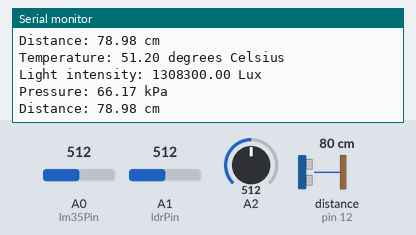
The program below on a simulated Arduino Uno, built with avr-gcc and run on an emulated ATmega328P. Parts: the last lines printed to the serial monitor. Wiring (inferred from the names in the program): ultrasonic range finder: trigger pin 13; echo pin 12. The test bench sets the inputs (shaded band); at power-on: distance to the obstacle (sensor on pin 12) 80 cm, A0 (lm35Pin) = 512, A1 (ldrPin) = 512, A2 = 512. The echo pulse lasts 58.3 µs per cm.

Above: at 3.8 s.
3.9 s: distance to the obstacle (sensor on pin 12) set to 2 cm
At 7.4 s:
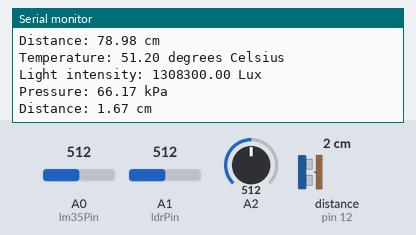
7.9 s: A0 (lm35Pin) set to 716
11.9 s: A1 (ldrPin) set to 716
At 13.0 s:
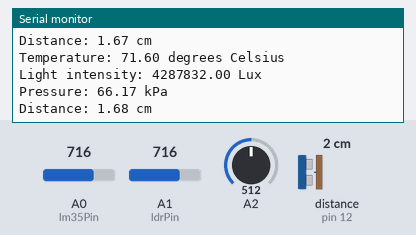
15.9 s: A2 set to 716
At 19.6 s:
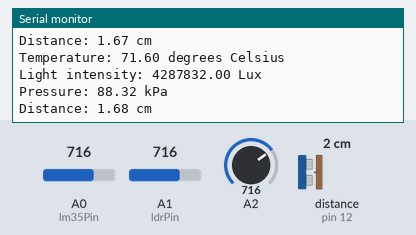
19.9 s: distance to the obstacle (sensor on pin 12) set to 4 cm
At 22.5 s:
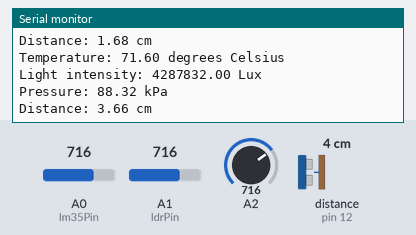
23.9 s: A0 (lm35Pin) set to 992
At 25.3 s:
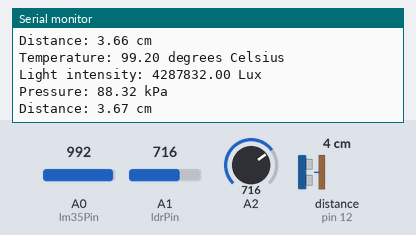
Timing chart, 0 to 26.9 s (numbered marks = the images above; inputs shaded):
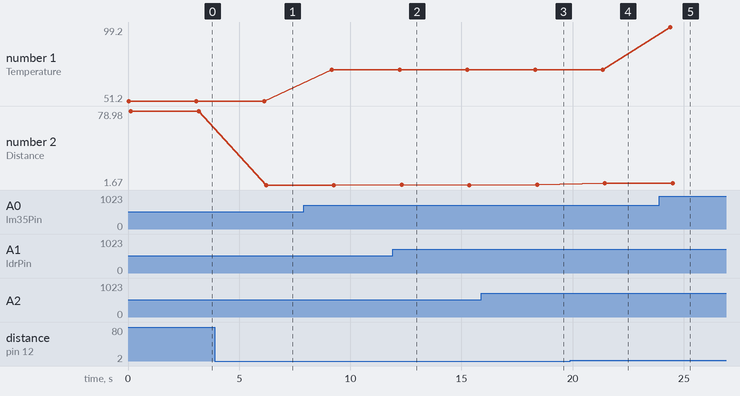

Measured:
- after the input at 3.9 s, the serial monitor: prints a new line after 2.3 s (image 1)
- after the input at 11.9 s, the serial monitor: prints a new line after 0.35 s (image 2)
- after the input at 15.9 s, the serial monitor: prints a new line after 2.5 s (image 3)
- after the input at 19.9 s, the serial monitor: prints a new line after 1.5 s (image 4)
- after the input at 23.9 s, the serial monitor: prints a new line after 0.50 s (image 5)
- plotted number 1: 51.2 → 71.6 after the input at 7.9 s, 71.6 → 99.2 after the input at 23.9 s
- plotted number 2: 78.98 → 1.67 after the input at 3.9 s, 1.68 → 3.66 after the input at 19.9 s

The program:

main.cpp
```cpp
#include "LM35.h"
#include "LDR.h"
#include "MPX4115A.h"
#include "HCSR04.h"

#include <Arduino.h>
#include <stdio.h>
#include <Wire.h>

const int lm35Pin = A0;
const int ldrPin = A1;
const int mpx4115a = A2;
const byte trigPin = 13;
const byte echoPin = 12;

LM35 temperatureSensor;
LDR lightSensor;
MPX4115A pressureSensor;
HCSR04 ultrasonicSensor;

void setup()
{
  temperatureSensor.setPin(lm35Pin);
  lightSensor.setPin(ldrPin);
  pressureSensor.setPin(mpx4115a);
  ultrasonicSensor.setPin(trigPin, echoPin);
  ultrasonicSensor.setup();

  Serial.begin(9600);
  Serial.println("This is laboratory work nr.3");
}

void loop()
{
  int tSensorValue = temperatureSensor.getSensorValue();
  float temperatureC = temperatureSensor.getTemperature(tSensorValue);
  Serial.print("Temperature: ");
  Serial.print(temperatureC);
  Serial.println(" degrees Celsius");

  int lSensorValue = lightSensor.getSensorValue();
  float lux = lightSensor.getLight(lSensorValue);
  Serial.print("Light intensity: ");
  Serial.print(lux);
  Serial.println(" Lux");

  int pSensorValue = pressureSensor.getSensorValue();
  float pressure = pressureSensor.getPressure(pSensorValue);
  Serial.print("Pressure: ");
  Serial.print(pressure);
  Serial.println(" kPa");

  float distance = ultrasonicSensor.getData();
  Serial.print("Distance: ");
  Serial.print(distance);
  Serial.println(" cm");

  delay(3000);
}
```

HCSR04.cpp
```cpp
#include "HCSR04.h"

HCSR04::HCSR04()
{
}

void HCSR04::setPin(int pin1, int pin2)
{
    trigPin = pin1;
    echoPin = pin2;
}

void HCSR04::setup()
{
    pinMode(trigPin, OUTPUT);
    pinMode(echoPin, INPUT);
}

float HCSR04::getData()
{
    digitalWrite(trigPin, LOW);
    delayMicroseconds(2);
    digitalWrite(trigPin, HIGH);
    delayMicroseconds(10);
    digitalWrite(trigPin, LOW);

    long duration = pulseIn(echoPin, HIGH);
    float distance = duration * 0.034 / 2.0;

    return distance;
}
```

HCSR04.h
```cpp
#ifndef HCSR04_H
#define HCSR04_H

#include <Arduino.h>

class HCSR04
{
private:
    int trigPin;
    int echoPin;

public:
    HCSR04();
    void setPin(int pin1, int pin2);
    void setup();
    float getData();
};

#endif
```

LDR.cpp
```cpp
#include "LDR.h"

LDR::LDR()
{
    maxAdcReading = 1023;
    adcRefVoltage = 5.0;
    refResistance = 5;
    luxCalcScalar = 12518931;
    luxCalcExponent = -1.405;
}

void LDR::setPin(int pin)
{
    sensorPin = pin;
}

int LDR::getSensorValue()
{
    return analogRead(sensorPin);
}

float LDR::getLight(int sensorValue)
{
    float resistorVoltage = (float)sensorValue / maxAdcReading * adcRefVoltage;
    float ldrVoltage = adcRefVoltage - resistorVoltage;
    float ldrResistance = ldrVoltage / resistorVoltage * refResistance;
    float lux = luxCalcScalar * pow(ldrResistance, luxCalcExponent);
    return lux;
}
```

LDR.h
```cpp
#ifndef LDR_H
#define LDR_H

#include <Arduino.h>

class LDR
{
private:
    int sensorPin;
    int maxAdcReading;
    float adcRefVoltage;
    float refResistance;
    float luxCalcScalar;
    float luxCalcExponent;

public:
    LDR();
    void setPin(int pin);
    int getSensorValue();
    float getLight(int sensorValue);
};

#endif
```

LM35.cpp
```cpp
#include "LM35.h"

LM35::LM35()
{
    resolution = 10;
}

void LM35::setPin(int pin)
{
    sensorPin = pin;
}

int LM35::getSensorValue()
{
    return analogRead(sensorPin);
}

float LM35::getTemperature(int sensorValue)
{
    float temperatureC = sensorValue / resolution;
    return temperatureC;
}
```

LM35.h
```cpp
#ifndef LM35_H
#define LM35_H

#include <Arduino.h>

class LM35
{
private:
    int sensorPin;
    float resolution;

public:
    LM35();
    void setPin(int pin);
    int getSensorValue();
    float getTemperature(int sensorValue);
};

#endif
```

MPX4115A.cpp
```cpp
#include "MPX4115A.h"

MPX4115A::MPX4115A()
{
}

void MPX4115A::setPin(int pin)
{
    sensorPin = pin;
}

int MPX4115A::getSensorValue()
{
    return analogRead(sensorPin);
}

float MPX4115A::getPressure(int sensorValue)
{
    float pressure = ((float)sensorValue / (float)1023 + 0.095) / 0.009;
    return pressure;
}
```

MPX4115A.h
```cpp
#ifndef MPX4115A_H
#define MPX4115A_H

#include <Arduino.h>

class MPX4115A
{
private:
    int sensorPin;
public:
    MPX4115A();
    void setPin(int pin);
    int getSensorValue();
    float getPressure(int sensorValue);
};

#endif
```
